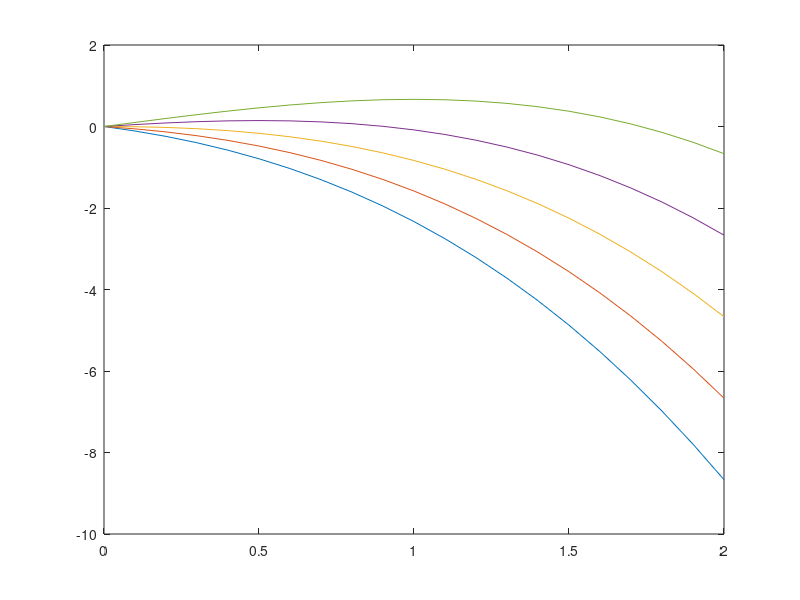
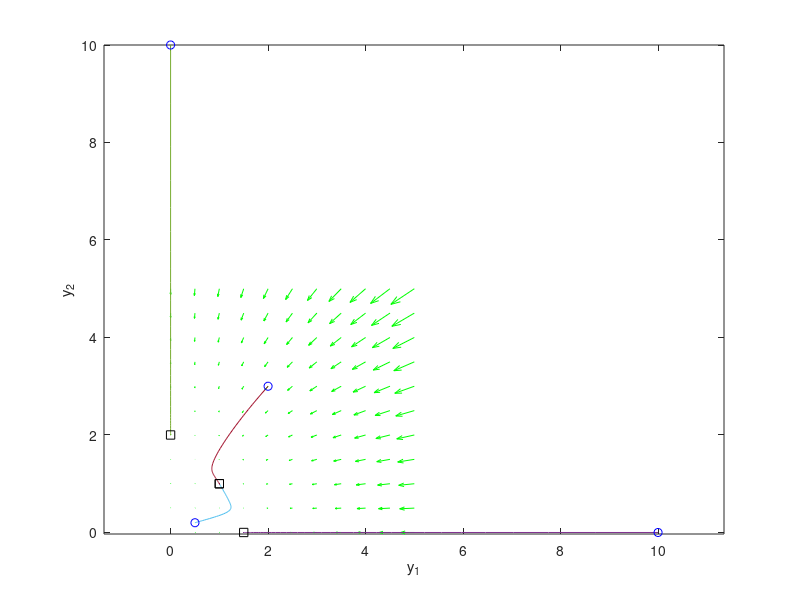

MATLAB code for these plots, in order:
% A few useful exports
% 1- plotting potential
% x: quantity of interest
% t: time
% i: facator of possible bifurcation
x=0:0.1:2;

for i=-1:0.5:1
    % y: potential
    y=i*x+(i-1)*(x.^2)/2-(x.^3)/3;
    plot(x,y);figure(1)
    hold on
end
hold off

% plotting vector field
% differential equation we are interested in
dy = @(t,y) [y(1)*(3-2*y(1)-y(2)); y(2)*(2-y(1)-y(2))];
% define a grid containing critical points
[X1,X2] = meshgrid(0:0.5:5);
u = zeros(size(X1));
v = zeros(size(X2));
% we can use a single loop over each element to compute the derivatives at
% each point (y1, y2)
t=0; % initial conditions
for i = 1:numel(X1)
    Yprime = dy(t,[X1(i); X2(i)]);
    u(i) = Yprime(1);
    v(i) = Yprime(2);
end
% plot the field
figure(2)
quiver(X1,X2,u,v,'g')
xlabel('y_1')
ylabel('y_2')
axis tight equal;
hold on
% check some solutions
y0=[10 0;0 10;0.5 0.2; 2 3];
for i=1:length(y0)
    [ts,ys] = ode45(dy,[0,50],y0(i,:));
    plot(ys(:,1),ys(:,2))
    plot(ys(1,1),ys(1,2),'bo') % starting point
    plot(ys(end,1),ys(end,2),'ks') % ending point
end
hold off